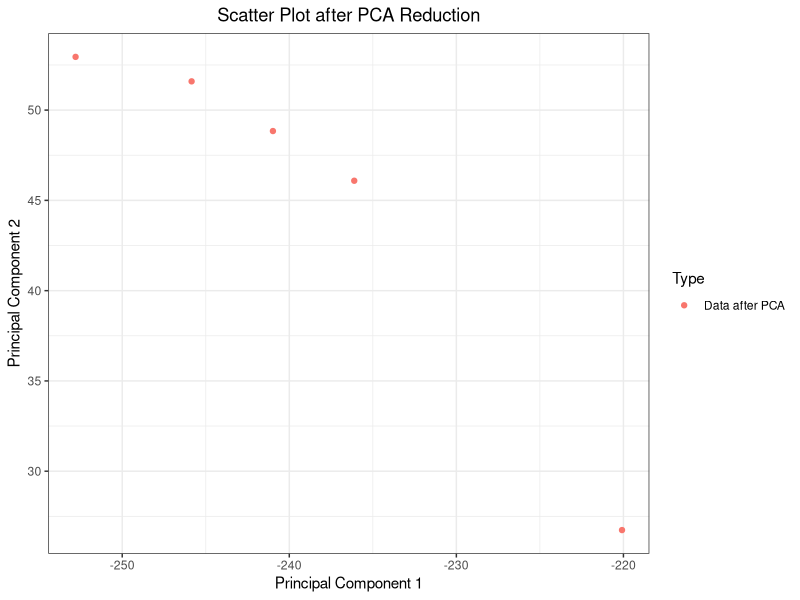

Recreate this plot in R.
# Complete the missing pieces of the function that handles the PCA transformation for our space data.

library(ggplot2)

# Function to standardize the data
standardize <- function(X) {
  scale(X, center = TRUE, scale = TRUE)
}

# Function to compute the covariance matrix
compute_covariance_matrix <- function(X) {
  cov(X)
}

# PCA function
PCA <- function(X, num_components) {
  # TODO: Apply standardization to X
  # TODO: Compute the covariance matrix from X
  X_std <- standardize(X)
  covariance_matrix <- compute_covariance_matrix(X_std)
  eig <- eigen(covariance_matrix)
  idx <- order(eig$values, decreasing = TRUE)
  print("Eigenvalues:")
  print(eig$values)
  print("Eigenvectors:")
  print(eig$vectors)
  # TODO: Select the eigenvectors corresponding to the num_components largest eigenvalues
  idx <- order(eig$values, decreasing = TRUE)
  eigenvalues <- eig$values[idx][1:num_components]
  eigenvectors <- eig$vectors[, idx][, 1:num_components, drop = FALSE]
  list(eigenvalues = eigenvalues, eigenvectors = eigenvectors)
}

# Example data
data <- data.frame(
  weight_lbs = c(145, 170, 175, 180, 185),
  height_inches = c(67, 68, 69, 70, 72),
  height_cm = c(170.18, 172.72, 175.26, 177.80, 182.88)
)

# Applying PCA from 3D to 2D
X <- as.matrix(data[, c("height_inches", "height_cm", "weight_lbs")])
pca_result <- PCA(X, 2)
eigenvectors <- pca_result$eigenvectors
# The next line will project our data into the new PCA dimensions
X_pca <- X %*% eigenvectors

# Scatter plot of the two principal components
combined_df <- data.frame(
  PC1 = X_pca[, 1],
  PC2 = X_pca[, 2],
  Type = "Data after PCA"
)

plot <- ggplot(combined_df, aes(x = PC1, y = PC2, color = Type)) +
  geom_point() +
  labs(
    x = "Principal Component 1",
    y = "Principal Component 2",
    title = "Scatter Plot after PCA Reduction"
  ) +
  theme_bw() +
  theme(plot.title = element_text(hjust = 0.5))

# Assign the plot to a variable
plot
